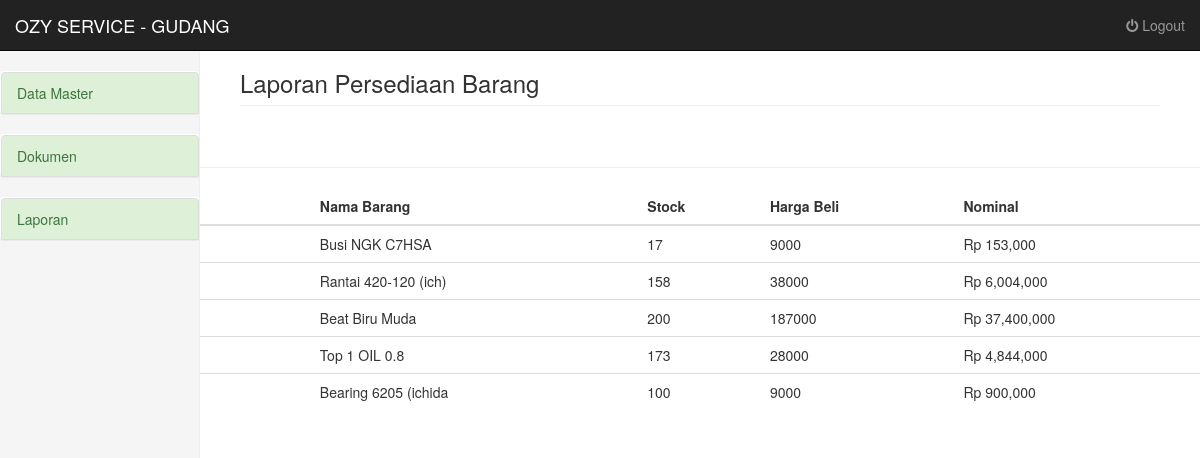
The app's page /gudang/laporan_persediaan/index.php (signed in) with its own data.
### tables this page shows
CREATE TABLE IF NOT EXISTS `data_barang` (
  `kode_barang` varchar(20) NOT NULL,
  `no_parts` varchar(20) NOT NULL,
  `nama_barang` varchar(20) NOT NULL,
  `kategori` varchar(20) NOT NULL,
  `harga_beli` float NOT NULL,
  `harga_jual` float NOT NULL,
  `stock` int(10) NOT NULL,
  `stock toko` int(10) NOT NULL,
  `diskon` int(3) NOT NULL,
  PRIMARY KEY (`kode_barang`),
  UNIQUE KEY `no_parts` (`no_parts`)
);

### gudang/laporan_persediaan/index.php (the view, shortened to what this page needs)
<?php
require_once("../templates/header.php");
?>
<div class="col-sm-9 col-sm-offset-3 col-md-10 col-md-offset-2 main">
<h3 class="page-header"></i> Laporan Persediaan Barang</h3>
    <div class="row">
      <div class="col-lg-7">
      </div>
      </div>
    </div>
  <div class="row">
  <div class="col-md-12">
    <hr/>
    <?php
      $result = mysql_query("SELECT * FROM data_barang ");
      $found = mysql_num_rows($result);
      if($found != 0 ){
    ?>
    <table class="table table-hover">
      <thead>
        <tr>
          <th>No</th>
          <th>Kode Barang </th>
          <th>Nama Barang </th>
          <th>Stock</th>
          <th>Harga Beli</th>
          <th>Nominal</th>
        </tr>
      </thead>
      <tbody>
        <?php
        $no = 1;
        while($row = mysql_fetch_array($result))
          {
        ?>
        <tr>
          <td><?php echo $no; ?>.</td>
          <td><?php echo $row['kode_barang']; ?></td>
          <td><?php echo $row['nama_barang']; ?></td>
          <td><?php echo $row['stock']; ?></td>
          <td><?php echo $row['harga_beli']; ?></td>
          <td>Rp <?php
          $harga = $row['harga_beli'];
          $stock = $row['stock'];
          $nominal = $harga * $stock;
          echo number_format($nominal); ?></td>
        </tr>
        <?php
                   }
        ?>
      </tbody>
    </table>
    <?php } else {?>
      <h1 align="center">Not Found...!!!</h1>
    <?php } ?>
  </div>
  </div>
<?php require_once("../templates/footer.php"); ?>

### assets/css/dashboard.css (style rules this page uses)
body { padding-top: 50px; }
.main { padding: 20px; }
@media (min-width: 768px) { .main { padding-right: 40px; padding-left: 40px; } }
.main .page-header { margin-top: 0; }

### records on screen
data_barang: nama_barang "Busi NGK C7HSA", stock "17", harga_beli "9000", nominal "153,000"
data_barang: nama_barang "Rantai 420-120 (ich)", stock "158", harga_beli "38000", nominal "6,004,000"
data_barang: nama_barang "Beat Biru Muda", stock "200", harga_beli "187000", nominal "37,400,000"
data_barang: nama_barang "Top 1 OIL 0.8", stock "173", harga_beli "28000", nominal "4,844,000"
data_barang: nama_barang "Bearing 6205 (ichida", stock "100", harga_beli "9000", nominal "900,000"
